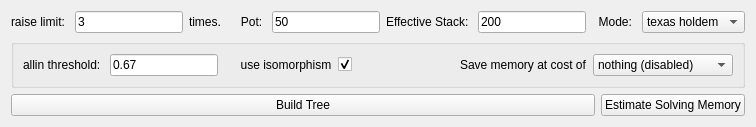
       <widget class="QWidget" name="wizardStepTreeParams">
        <layout class="QVBoxLayout" name="verticalLayout_15">
         <item>
          <layout class="QHBoxLayout" name="horizontalLayout_49">
            <item>
             <widget class="QLabel" name="label_68">
              <property name="text">
               <string>raise limit: </string>
              </property>
             </widget>
            </item>
            <item>
             <widget class="QLineEdit" name="raiseLimitText">
              <property name="text">
               <string>3</string>
              </property>
             </widget>
            </item>
            <item>
             <widget class="QLabel" name="label_69">
              <property name="text">
               <string>times.      Pot: </string>
              </property>
             </widget>
            </item>
            <item>
             <widget class="QLineEdit" name="potText">
              <property name="text">
               <string>50</string>
              </property>
             </widget>
            </item>
            <item>
             <widget class="QLabel" name="label_70">
              <property name="text">
               <string>Effective Stack: </string>
              </property>
             </widget>
            </item>
            <item>
             <widget class="QLineEdit" name="effectiveStackText">
              <property name="text">
               <string>200</string>
              </property>
             </widget>
            </item>
            <item>
             <widget class="QLabel" name="label_71">
              <property name="text">
               <string>  Mode: </string>
              </property>
             </widget>
            </item>
            <item>
             <widget class="QComboBox" name="mode_box">
              <item>
               <property name="text">
                <string>texas holdem</string>
               </property>
              </item>
              <item>
               <property name="text">
                <string>shortdeck</string>
               </property>
              </item>
             </widget>
            </item>
           </layout>
          </item>
          <item>
           <widget class="QGroupBox" name="wasHorizontalLayout_54">
            <layout class="QHBoxLayout" name="horizontalLayout_24">
             <item>
              <widget class="QLabel" name="label_75">
               <property name="text">
                <string>allin threshold: </string>
               </property>
              </widget>
             </item>
             <item>
              <widget class="QLineEdit" name="allinThresholdText">
               <property name="sizePolicy">
                <sizepolicy hsizetype="Preferred" vsizetype="Fixed">
                 <horstretch>0</horstretch>
                 <verstretch>0</verstretch>
                </sizepolicy>
               </property>
               <property name="text">
                <string>0.67</string>
               </property>
              </widget>
             </item>
             <item>
              <widget class="QLabel" name="label_76">
               <property name="text">
                <string>     use isomorphism</string>
               </property>
              </widget>
             </item>
             <item>
              <widget class="QCheckBox" name="useIsoCheck">
               <property name="text">
                <string/>
               </property>
               <property name="checked">
                <bool>true</bool>
               </property>
              </widget>
             </item>
             <item>
              <spacer name="horizontalSpacer_6">
               <property name="orientation">
                <enum>Qt::Horizontal</enum>
               </property>
               <property name="sizeHint" stdset="0">
                <size>
                 <width>40</width>
                 <height>20</height>
                </size>
               </property>
              </spacer>
             </item>
             <item>
              <widget class="QLabel" name="label_77">
               <property name="text">
                <string>Save memory at cost of</string>
               </property>
              </widget>
             </item>
             <item>
              <widget class="QComboBox" name="useHalfFloats_box">
               <item>
                <property name="text">
                 <string>nothing (disabled)</string>
                </property>
               </item>
               <item>
                <property name="text">
                 <string>speed</string>
                </property>
               </item>
               <item>
                <property name="text">
                 <string>speed and accuracy</string>
                </property>
               </item>
              </widget>
             </item>
            </layout>
           </widget>
          </item>
          <item>
           <layout class="QHBoxLayout" name="horizontalLayout_50" stretch="6,0">
            <item>
             <widget class="QPushButton" name="buildTreeButtom">
              <property name="text">
               <string>Build Tree</string>
              </property>
             </widget>
            </item>
            <item>
             <widget class="QPushButton" name="estimateMemoryButtom">
              <property name="text">
               <string>Estimate Solving Memory</string>
              </property>
             </widget>
            </item>
           </layout>
          </item>
         </layout>
       </widget>
